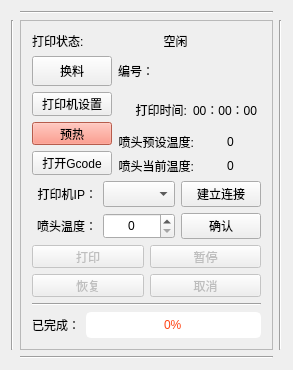
<?xml version="1.0" encoding="UTF-8"?>
<ui version="4.0">
 <class>controlPanel</class>
 <widget class="QWidget" name="controlPanel">
  <property name="geometry">
   <rect>
    <x>0</x>
    <y>0</y>
    <width>293</width>
    <height>370</height>
   </rect>
  </property>
  <property name="sizePolicy">
   <sizepolicy hsizetype="Preferred" vsizetype="Preferred">
    <horstretch>0</horstretch>
    <verstretch>0</verstretch>
   </sizepolicy>
  </property>
  <property name="maximumSize">
   <size>
    <width>16777215</width>
    <height>370</height>
   </size>
  </property>
  <property name="windowTitle">
   <string>controlPanel</string>
  </property>
  <property name="styleSheet">
   <string notr="true">QWidget
{
	
}</string>
  </property>
  <layout class="QGridLayout" name="gridLayout_4">
   <item row="1" column="0">
    <widget class="Line" name="line">
     <property name="orientation">
      <enum>Qt::Vertical</enum>
     </property>
    </widget>
   </item>
   <item row="1" column="2">
    <widget class="Line" name="line_3">
     <property name="orientation">
      <enum>Qt::Vertical</enum>
     </property>
    </widget>
   </item>
   <item row="0" column="1">
    <widget class="Line" name="line_4">
     <property name="orientation">
      <enum>Qt::Horizontal</enum>
     </property>
    </widget>
   </item>
   <item row="1" column="1">
    <widget class="QFrame" name="printer1">
     <property name="enabled">
      <bool>true</bool>
     </property>
     <property name="minimumSize">
      <size>
       <width>0</width>
       <height>0</height>
      </size>
     </property>
     <property name="styleSheet">
      <string notr="true"/>
     </property>
     <property name="frameShape">
      <enum>QFrame::StyledPanel</enum>
     </property>
     <property name="frameShadow">
      <enum>QFrame::Raised</enum>
     </property>
     <layout class="QVBoxLayout" name="verticalLayout_2">
      <item>
       <layout class="QHBoxLayout" name="horizontalLayout_3" stretch="1,4">
        <item>
         <widget class="QLabel" name="label_32">
          <property name="text">
           <string>打印状态:</string>
          </property>
         </widget>
        </item>
        <item>
         <widget class="QLabel" name="State1">
          <property name="text">
           <string>空闲</string>
          </property>
          <property name="alignment">
           <set>Qt::AlignCenter</set>
          </property>
         </widget>
        </item>
       </layout>
      </item>
      <item>
       <layout class="QHBoxLayout" name="horizontalLayout_4" stretch="1,2">
        <item>
         <widget class="QPushButton" name="changeChoolate">
          <property name="sizePolicy">
           <sizepolicy hsizetype="Minimum" vsizetype="Expanding">
            <horstretch>0</horstretch>
            <verstretch>0</verstretch>
           </sizepolicy>
          </property>
          <property name="minimumSize">
           <size>
            <width>0</width>
            <height>30</height>
           </size>
          </property>
          <property name="maximumSize">
           <size>
            <width>16777215</width>
            <height>30</height>
           </size>
          </property>
          <property name="text">
           <string>换料</string>
          </property>
         </widget>
        </item>
        <item>
         <widget class="QLabel" name="label_2">
          <property name="maximumSize">
           <size>
            <width>16777215</width>
            <height>18</height>
           </size>
          </property>
          <property name="text">
           <string>编号：</string>
          </property>
         </widget>
        </item>
       </layout>
      </item>
      <item>
       <layout class="QHBoxLayout" name="horizontalLayout_2" stretch="1,2">
        <item>
         <layout class="QVBoxLayout" name="verticalLayout_11">
          <item>
           <widget class="QPushButton" name="Setting">
            <property name="sizePolicy">
             <sizepolicy hsizetype="Minimum" vsizetype="Expanding">
              <horstretch>0</horstretch>
              <verstretch>0</verstretch>
             </sizepolicy>
            </property>
            <property name="minimumSize">
             <size>
              <width>0</width>
              <height>20</height>
             </size>
            </property>
            <property name="maximumSize">
             <size>
              <width>16777215</width>
              <height>30</height>
             </size>
            </property>
            <property name="text">
             <string>打印机设置</string>
            </property>
           </widget>
          </item>
          <item>
           <widget class="QPushButton" name="pushButton_3">
            <property name="sizePolicy">
             <sizepolicy hsizetype="Minimum" vsizetype="Expanding">
              <horstretch>0</horstretch>
              <verstretch>0</verstretch>
             </sizepolicy>
            </property>
            <property name="minimumSize">
             <size>
              <width>0</width>
              <height>20</height>
             </size>
            </property>
            <property name="maximumSize">
             <size>
              <width>16777215</width>
              <height>30</height>
             </size>
            </property>
            <property name="styleSheet">
             <string notr="true">QPushButton
{
	
	background-color: rgb(255, 129, 107);
}
QPushButton:pressed
{
	
	background-color: rgb(255, 0, 4);
}</string>
            </property>
            <property name="text">
             <string>预热</string>
            </property>
           </widget>
          </item>
          <item>
           <widget class="QPushButton" name="load">
            <property name="sizePolicy">
             <sizepolicy hsizetype="Minimum" vsizetype="Expanding">
              <horstretch>0</horstretch>
              <verstretch>0</verstretch>
             </sizepolicy>
            </property>
            <property name="minimumSize">
             <size>
              <width>0</width>
              <height>20</height>
             </size>
            </property>
            <property name="maximumSize">
             <size>
              <width>16777215</width>
              <height>30</height>
             </size>
            </property>
            <property name="text">
             <string>打开Gcode</string>
            </property>
           </widget>
          </item>
         </layout>
        </item>
        <item>
         <layout class="QVBoxLayout" name="verticalLayout">
          <item>
           <layout class="QHBoxLayout" name="horizontalLayout">
            <item>
             <widget class="QLabel" name="label_33">
              <property name="text">
               <string>打印时间:</string>
              </property>
              <property name="alignment">
               <set>Qt::AlignRight|Qt::AlignTrailing|Qt::AlignVCenter</set>
              </property>
             </widget>
            </item>
            <item>
             <widget class="QLabel" name="Time1">
              <property name="text">
               <string>00：00：00</string>
              </property>
              <property name="alignment">
               <set>Qt::AlignLeading|Qt::AlignLeft|Qt::AlignVCenter</set>
              </property>
             </widget>
            </item>
           </layout>
          </item>
          <item>
           <layout class="QGridLayout" name="gridLayout">
            <item row="1" column="0">
             <widget class="QLabel" name="label_35">
              <property name="text">
               <string>喷头当前温度:</string>
              </property>
              <property name="alignment">
               <set>Qt::AlignRight|Qt::AlignTrailing|Qt::AlignVCenter</set>
              </property>
             </widget>
            </item>
            <item row="0" column="0">
             <widget class="QLabel" name="label_36">
              <property name="text">
               <string>喷头预设温度:</string>
              </property>
              <property name="alignment">
               <set>Qt::AlignRight|Qt::AlignTrailing|Qt::AlignVCenter</set>
              </property>
             </widget>
            </item>
            <item row="0" column="1">
             <widget class="QLabel" name="targetTemp">
              <property name="styleSheet">
               <string notr="true"/>
              </property>
              <property name="text">
               <string>0</string>
              </property>
              <property name="alignment">
               <set>Qt::AlignCenter</set>
              </property>
             </widget>
            </item>
            <item row="1" column="1">
             <widget class="QLabel" name="Temp1">
              <property name="styleSheet">
               <string notr="true"/>
              </property>
              <property name="text">
               <string>0</string>
              </property>
              <property name="alignment">
               <set>Qt::AlignCenter</set>
              </property>
             </widget>
            </item>
           </layout>
          </item>
         </layout>
        </item>
       </layout>
      </item>
      <item>
       <layout class="QGridLayout" name="gridLayout_2" columnstretch="1,1,1" columnminimumwidth="0,0,0">
        <item row="1" column="0">
         <widget class="QLabel" name="label_57">
          <property name="text">
           <string>喷头温度：</string>
          </property>
          <property name="alignment">
           <set>Qt::AlignRight|Qt::AlignTrailing|Qt::AlignVCenter</set>
          </property>
         </widget>
        </item>
        <item row="1" column="1">
         <widget class="QSpinBox" name="tempSet">
          <property name="sizePolicy">
           <sizepolicy hsizetype="Minimum" vsizetype="Expanding">
            <horstretch>0</horstretch>
            <verstretch>0</verstretch>
           </sizepolicy>
          </property>
          <property name="alignment">
           <set>Qt::AlignCenter</set>
          </property>
         </widget>
        </item>
        <item row="0" column="1">
         <widget class="QComboBox" name="IP1">
          <property name="sizePolicy">
           <sizepolicy hsizetype="Preferred" vsizetype="Expanding">
            <horstretch>0</horstretch>
            <verstretch>0</verstretch>
           </sizepolicy>
          </property>
         </widget>
        </item>
        <item row="0" column="0">
         <widget class="QLabel" name="label">
          <property name="text">
           <string>打印机IP：</string>
          </property>
          <property name="alignment">
           <set>Qt::AlignRight|Qt::AlignTrailing|Qt::AlignVCenter</set>
          </property>
         </widget>
        </item>
        <item row="0" column="2">
         <widget class="QPushButton" name="connect">
          <property name="sizePolicy">
           <sizepolicy hsizetype="Minimum" vsizetype="Expanding">
            <horstretch>0</horstretch>
            <verstretch>0</verstretch>
           </sizepolicy>
          </property>
          <property name="text">
           <string>建立连接</string>
          </property>
         </widget>
        </item>
        <item row="1" column="2">
         <widget class="QPushButton" name="setTemputre">
          <property name="enabled">
           <bool>true</bool>
          </property>
          <property name="sizePolicy">
           <sizepolicy hsizetype="Minimum" vsizetype="Expanding">
            <horstretch>0</horstretch>
            <verstretch>0</verstretch>
           </sizepolicy>
          </property>
          <property name="styleSheet">
           <string notr="true"/>
          </property>
          <property name="text">
           <string>确认</string>
          </property>
         </widget>
        </item>
       </layout>
      </item>
      <item>
       <layout class="QGridLayout" name="gridLayout_3">
        <item row="1" column="0">
         <widget class="QPushButton" name="Recovery">
          <property name="enabled">
           <bool>false</bool>
          </property>
          <property name="sizePolicy">
           <sizepolicy hsizetype="Minimum" vsizetype="Expanding">
            <horstretch>0</horstretch>
            <verstretch>0</verstretch>
           </sizepolicy>
          </property>
          <property name="minimumSize">
           <size>
            <width>0</width>
            <height>23</height>
           </size>
          </property>
          <property name="text">
           <string>恢复</string>
          </property>
         </widget>
        </item>
        <item row="0" column="0">
         <widget class="QPushButton" name="Print1">
          <property name="enabled">
           <bool>false</bool>
          </property>
          <property name="sizePolicy">
           <sizepolicy hsizetype="Minimum" vsizetype="Expanding">
            <horstretch>0</horstretch>
            <verstretch>0</verstretch>
           </sizepolicy>
          </property>
          <property name="minimumSize">
           <size>
            <width>0</width>
            <height>23</height>
           </size>
          </property>
          <property name="text">
           <string>打印</string>
          </property>
         </widget>
        </item>
        <item row="0" column="1">
         <widget class="QPushButton" name="Stop">
          <property name="enabled">
           <bool>false</bool>
          </property>
          <property name="sizePolicy">
           <sizepolicy hsizetype="Minimum" vsizetype="Expanding">
            <horstretch>0</horstretch>
            <verstretch>0</verstretch>
           </sizepolicy>
          </property>
          <property name="minimumSize">
           <size>
            <width>0</width>
            <height>23</height>
           </size>
          </property>
          <property name="text">
           <string>暂停</string>
          </property>
         </widget>
        </item>
        <item row="1" column="1">
         <widget class="QPushButton" name="Cancle1">
          <property name="enabled">
           <bool>false</bool>
          </property>
          <property name="sizePolicy">
           <sizepolicy hsizetype="Minimum" vsizetype="Expanding">
            <horstretch>0</horstretch>
            <verstretch>0</verstretch>
           </sizepolicy>
          </property>
          <property name="minimumSize">
           <size>
            <width>0</width>
            <height>23</height>
           </size>
          </property>
          <property name="text">
           <string>取消</string>
          </property>
         </widget>
        </item>
       </layout>
      </item>
      <item>
       <widget class="Line" name="line_2">
        <property name="orientation">
         <enum>Qt::Horizontal</enum>
        </property>
       </widget>
      </item>
      <item>
       <layout class="QHBoxLayout" name="horizontalLayout_14">
        <item>
         <widget class="QLabel" name="label_31">
          <property name="text">
           <string>已完成：</string>
          </property>
         </widget>
        </item>
        <item>
         <widget class="QProgressBar" name="Prog1">
          <property name="styleSheet">
           <string notr="true">QProgressBar {
    border: 2px solid grey;
    border-radius: 5px;
}

QProgressBar::chunk {
    
	background-color: rgb(80, 0, 0);
    width: 20px;
}
QProgressBar {
    border: 2px solid white;
    border-radius: 5px;
	color: rgb(255, 68, 21);
    text-align: center;
	font: 9pt &quot;微软雅黑&quot;;
}</string>
          </property>
          <property name="maximum">
           <number>9999999</number>
          </property>
          <property name="value">
           <number>0</number>
          </property>
         </widget>
        </item>
       </layout>
      </item>
     </layout>
    </widget>
   </item>
   <item row="2" column="1">
    <widget class="Line" name="line_5">
     <property name="orientation">
      <enum>Qt::Horizontal</enum>
     </property>
    </widget>
   </item>
  </layout>
 </widget>
 <layoutdefault spacing="6" margin="11"/>
 <resources/>
 <connections/>
</ui>
